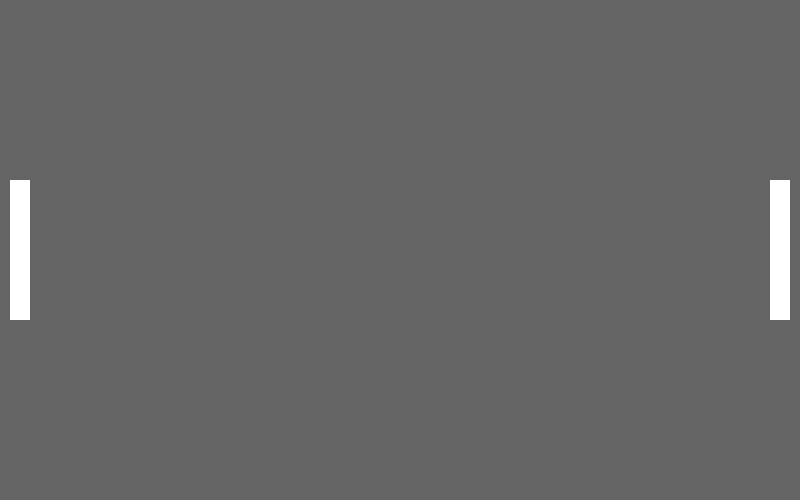
Frame 1 (no input)
Frame 60 (the mouse pressed at the canvas centre just before this capture): identical to frame 1, image omitted
Frame 120 (the mouse held since frame 60 and released just before this capture): identical to frame 1, image omitted

The Processing sketch that drew this single still picture (run headless with seeded random() and noise(); from frame 60 on, the mouse is pressed at the canvas centre):

// Processing sketch: Pong
// ── Pong.pde
Game game;

void setup () {

  size (800, 500);
  game = new Game();
  noStroke ();
}


void draw () {

  background (100);
  game.tick();
  game.draw();
}

void keyPressed()
{

  if (keyCode == UP || keyCode == DOWN) {
   println("Stop player 1 and stop player 2");
  
    
  }if (key == 'w' || key == 's') {
    println("Stop p1 p2");
    
  }
}
// ── Player.pde
enum MovementDirection {
UP, DOWN
}


class Player {

  Side side;

  int barLength = 140;
  int barWidth = 20;

  int x ;
  int y = height/2 - barLength/2;

  boolean isMoving = false;
  MovementDirection direction = MovementDirection.UP;
  
  public void moveUp() {
    
    direction = MovementDirection.UP;
    this.isMoving = true;
    
  }
  public void moveDown() {
    
    direction = MovementDirection.DOWN;
    this.isMoving = true;
    
  }
  public void stop() {
    
    this.isMoving = false;
    
  }

  public Player(Side side) {

    this.side = side;

    if (this.side == Side.LEFT) {
      x = 30;
    } else {
      x = width - 30;
    }
  }
  void tick () {

    println("Player Tick, side=" + side);
    
    if (isMoving) {
      if (direction == MovementDirection.UP) {
           y -= 5;
        } else {
           y += 5;
        }
      }
    }

  void draw () {


    if (this.side == side.LEFT) {
      rect (x -barWidth, y, barWidth, barLength);
    } else {
      rect (x, y, barWidth, barLength);
    }
  }

}
// ── ball.pde
class Ball {

 float xpos = 400;
 float ypos = random (125,250);
 float rad = 20;
  
float xspeed = 2.8;  // Speed of the shape
float yspeed = 2.2;  // Speed of the shape

int xdirection = 1;  // Left or Right
int ydirection = 1;  // Top to Bottom


  void draw(){
    
    xpos = xpos + ( xspeed * xdirection  );
    ypos = ypos + ( yspeed * ydirection  );
    //Draws circle
    ellipse( xpos, ypos,rad,rad);
    // Changes direction when hits the floor
    if (ypos > height-rad || ypos < rad) {
      ydirection *= -1;
    }
  
  }
}
// ── game.pde
enum Side {
  
  LEFT, RIGHT,

}

class Game {
  Player player1;
  Player player2;
  int a=0;


  public Game() {
    player1 = new Player(Side.LEFT);
    player2 = new Player(Side.RIGHT);
  }

  void tick () {

    player1.tick();
    player2.tick();
  }

  void draw () {
    player1.draw();
    player2.draw();

  }
}
